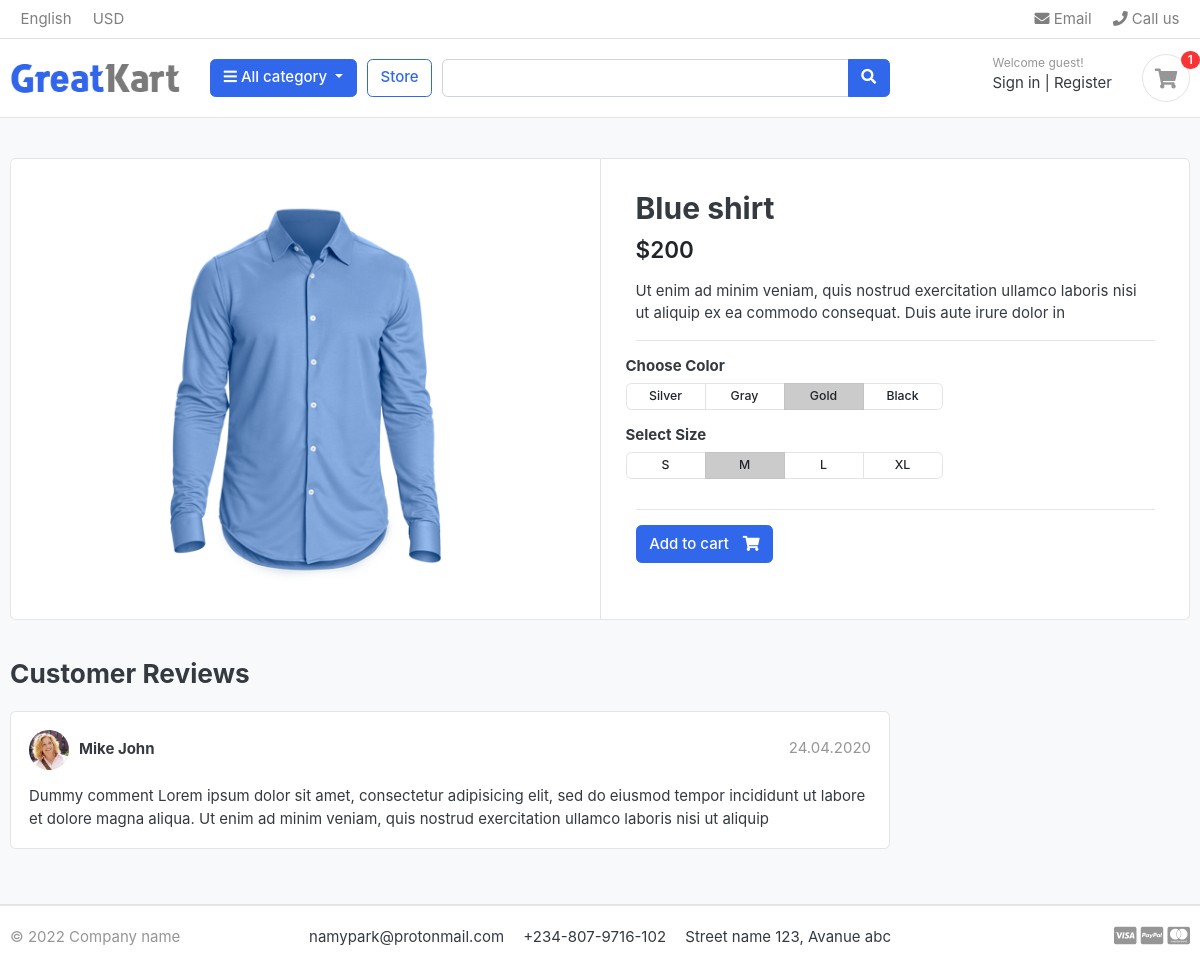
Screenshot of /store/category/shirts/blue-shirt/ with the database file from the repository.
### store/models.py (models this page shows, shortened)
class Product(models.Model):
    product_name = models.CharField(max_length=200, unique=True)
    description = models.TextField(max_length=200, null=True)
    slug = models.SlugField(max_length=200, unique=True)
    price = models.IntegerField()
    images = models.ImageField(upload_to="photos/products")
    stock = models.IntegerField()
    is_available = models.BooleanField(default=True)
    category = models.ForeignKey(Category, on_delete=models.CASCADE, null=True)
    created_date = models.DateTimeField(auto_now_add=True)
    modified_date = models.DateTimeField(auto_now=True)

### store/views.py (the view)
def product_detail(request, category_slug, product_slug):
    try:
        single_product = Product.objects.get(
            category__slug=category_slug, slug=product_slug
        )
        in_cart = CartItem.objects.filter(
            cart__cart_id=_cart_id(request), product=single_product
        ).exists()
    except Exception as e:
        raise e
    context = {"single_product": single_product, "in_cart": in_cart}
    return render(request, "store/product-detail.html", context)

### carts/context_processors.py (called while the page is built)
def cart_quantity(request):
    if "admin" in request.path:
        return {}
    else:
        quantity = CartItem.objects.all().aggregate(Sum("quantity"))
        return dict(quantity=quantity["quantity__sum"])

### carts/views.py (called while the page is built)
def _cart_id(request):
    cart = request.session.session_key
    if not cart:
        cart = request.session.create()
    return cart

### category/context_processors.py (called while the page is built)
def menu_links(request):
    links = Category.objects.all()
    return dict(links=links)

### category/models.py (called while the page is built)
    def get_absolute_url(self):
        return reverse("products_by_category", kwargs={"category_slug": self.slug})

### store/templates/store/product-detail.html
{% extends "ecommerce/base.html" %} {% load static %} {% block content %}
<body>
  <section class="section-content padding-y bg">
    <div class="container">
      <div class="card">
        <div class="row no-gutters">
          <aside class="col-md-6">
            <article class="gallery-wrap">
              <div class="img-big-wrap">
                <a href="#"><img src="{{ single_product.images.url }}" /></a>
              </div>
            </article>
          </aside>
          <main class="col-md-6 border-left">
            <article class="content-body">
              <h2 class="title">{{ single_product.product_name }}</h2>
              <div class="mb-3">
                <var class="price h4">${{single_product.price}}</var>
              </div>
              <p>{{ single_product.description}}</p>
              <hr />
              <div class="row">
                <div class="item-option-select">
                  <h6>Choose Color</h6>
                  <div
                    class="btn-group btn-group-sm btn-group-toggle"
                    data-toggle="buttons"
                  >
                    <label class="btn btn-light">
                      <input type="radio" name="radio_color" /> Silver
                    </label>
                    <label class="btn btn-light">
                      <input type="radio" name="radio_color" /> Gray
                    </label>
                    <label class="btn btn-light active">
                      <input type="radio" name="radio_color checked" /> Gold
                    </label>
                    <label class="btn btn-light">
                      <input type="radio" name="radio_color" /> Black
                    </label>
                  </div>
                </div>
              </div>
              <div class="row">
                <div class="item-option-select">
                  <h6>Select Size</h6>
                  <div
                    class="btn-group btn-group-sm btn-group-toggle"
                    data-toggle="buttons"
                  >
                    <label class="btn btn-light">
                      <input type="radio" name="radio_color" /> S
                    </label>
                    <label class="btn btn-light active">
                      <input type="radio" name="radio_color" checked /> M
                    </label>
                    <label class="btn btn-light">
                      <input type="radio" name="radio_color" /> L
                    </label>
                    <label class="btn btn-light">
                      <input type="radio" name="radio_color" /> XL
                    </label>
                  </div>
                </div>
              </div>
              <hr />
              {% if single_product.stock <= 0 %}
              <h5 class="text-danger">out of stock</h5>
              {% else %} {% if in_cart %}
              <a
                href="{% url 'add_cart' single_product.id %}"
                class="btn btn-success"
              >
                <span class="text">Add to cart</span>
                <i class="fas fa-check"></i>
              </a>
              <a href="{% url 'cart' %}" class="btn btn-outline-primary">
                <span class="text">View cart</span>
                <i class="fas fa-eye"></i>
              </a>
              {% else %}
              <a
                href="{% url 'add_cart' single_product.id %}"
                class="btn btn-primary"
              >
                <span class="text">Add to cart</span>
                <i class="fas fa-shopping-cart"></i>
              </a>
              {% endif %} {% endif %}
            </article>
          </main>
        </div>
      </div>
      <br />
      <div class="row">
        <div class="col-md-9">
          <header class="section-heading">
            <h3>Customer Reviews</h3>
          </header>
          <article class="box mb-3">
            <div class="icontext w-100">
              <img
                src="{% static './images/avatars/avatar1.jpg' %}"
                class="img-xs icon rounded-circle"
              />
              <div class="text">
                <span class="date text-muted float-md-right">24.04.2020 </span>
                <h6 class="mb-1">Mike John</h6>
              </div>
            </div>
            <div class="mt-3">
              <p>
                Dummy comment Lorem ipsum dolor sit amet, consectetur
                adipisicing elit, sed do eiusmod tempor incididunt ut labore et
                dolore magna aliqua. Ut enim ad minim veniam, quis nostrud
                exercitation ullamco laboris nisi ut aliquip
              </p>
            </div>
          </article>
        </div>
      </div>
    </div>
  </section>
</body>
{% endblock content %}

### ecommerce/static/css/ui.css (style rules this page uses)
html { font-family: "Inter", sans-serif; font-size: 15px; }
.content-body { flex: 1 1 auto; padding: 2rem 2.3rem; }
.img-xs, .img-sm, .img-md, .img-lg { -o-object-fit: cover; object-fit: cover; flex-shrink: 0; flex-grow: 0; }
.img-xs { width: 40px; height: 40px; }
.padding-y { padding-top: 40px; padding-bottom: 40px; }
var { font-style: normal; }
article:after, .form-group:after { display: block; clear: both; content: ""; }
.bg { background-color: #f8f9fa; }
.section-heading { margin-bottom: 20px; margin-top: 15px; }
p:last-child { margin-bottom: 0; }
.btn-light { background-color: #fff; border-color: #e4e4e4; }
.btn .text + i { margin-left: 10px; }
.icontext { display: inline-flex; align-items: center; vertical-align: middle; }
.icontext .text { width: 100%; line-height: 1.2; }
.icontext .icon { position: relative; margin-right: 10px; flex-shrink: 0; flex-grow: 0; }
.price { font-weight: 600; color: #212529; }
.box { padding: 18px; background: #fff; border-radius: 0.37rem; border: 1px solid #e4e4e4; }
.box img { max-width: 100%; }
.gallery-wrap .img-big-wrap { margin-bottom: 10px; border-radius: 0.37rem; overflow: hidden; background-color: #fff; }
.gallery-wrap .img-big-wrap a { text-align: center; display: block; }
.gallery-wrap .img-big-wrap img { height: 450px; width: auto; display: inline-block; }
.item-option-select { margin-bottom: 1rem; display: inline-block; margin-right: 15px; }
.item-option-select .btn { min-width: 80px; }

### rows the page displays
Product: images (picture), product_name "Blue shirt", price "200", description "Ut enim ad minim veniam, quis nostrud exercitation ullamco laboris nisi ut aliquip ex ea commodo consequat. Duis aute irure dolor in"

### other values shown
{{ quantity }} "1"
